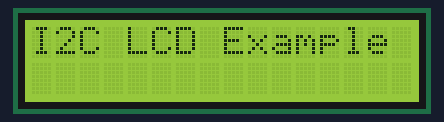
This sketch was run on a simulated Arduino Uno, built with avr-gcc and run on an emulated ATmega328P. Parts: 16×2 character LCD.

Above: at 0.1 s.
At 6.1 s:
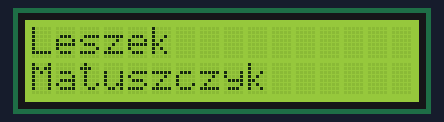
At 30.2 s:
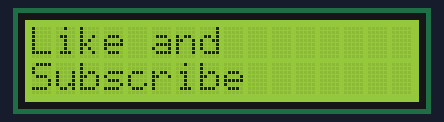

Measured:
- what the display in image 1 shows lasts 6.0 s, from 6.1 s to 12.1 s

The sketch:

LCD1602I2C.ino
```cpp
#include <LCD_I2C.h>   // Include library for controlling LCD via I2C interface

LCD_I2C lcd(0x27, 16, 2); // Initialize LCD object at I2C address 0x27, display size 16x2 characters

void setup() {
  lcd.begin();  // Start the LCD
}

void loop() {
  lcd.backlight();           // Turn on the LCD backlight

  // Screen 1: Example text
  lcd.setCursor(0, 0);       // Set cursor to column 0, row 0
  lcd.print("I2C LCD Example");
  delay(6000);               // Wait 6 seconds
  lcd.clear();               // Clear the screen

  // Screen 2: Name
  lcd.setCursor(0, 0);       // Set cursor to the first line
  lcd.print("Leszek");
  lcd.setCursor(0, 1);       // Set cursor to the second line
  lcd.print("Matuszczyk");
  delay(6000);               // Wait 6 seconds
  lcd.clear();               // Clear the screen

  // Screen 3: Call to action
  lcd.setCursor(0, 0);
  lcd.print("Like and");
  lcd.setCursor(0, 1);
  lcd.print("Subscribe");
  delay(6000);               // Wait 6 seconds
  lcd.clear();               // Clear the screen
}
```
